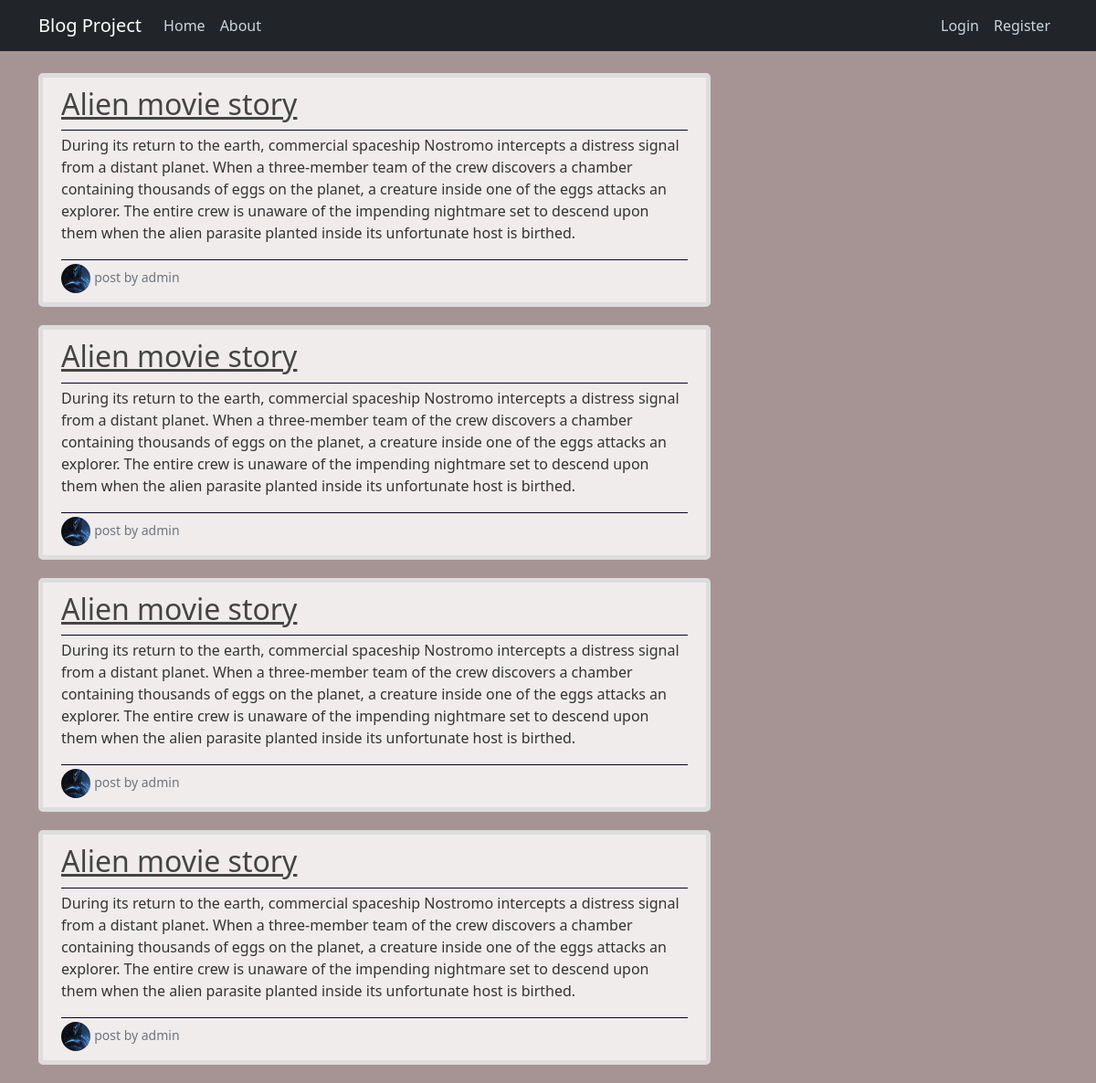
The app's page /, older data.
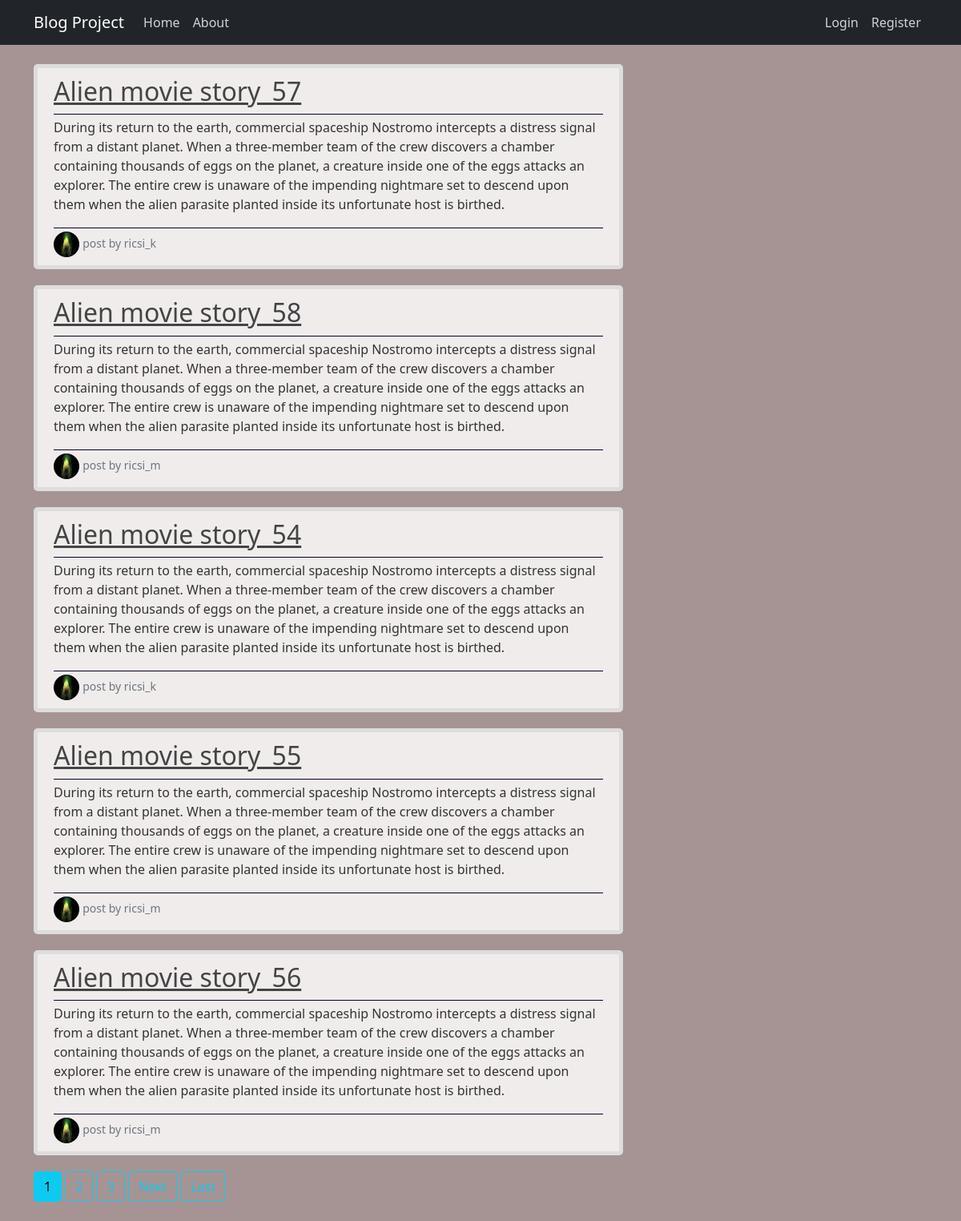
The same page, newer data.
### core_blog/models.py (models this page shows, shortened)
class PostModel(models.Model):
    title = models.CharField(max_length=100)
    content = models.TextField(max_length=4000)
    date_posted = models.DateTimeField(default=timezone.now) #referencia hivatkozás
    author = models.ForeignKey(User, on_delete=models.DO_NOTHING)
    class Meta:
        db_table = 'posts'

### user_registration/models.py (models this page shows, shortened)
class ProfileModel(models.Model):
    user = models.OneToOneField(User,on_delete=models.CASCADE)
    image = models.ImageField(default='profile_pics/default.jpg', upload_to='profile_pics')
    class Meta:
        db_table = 'profile'

### core_blog/views.py (the view)
# urls.py: path('', PostsListView.as_view(), name='index'),
class PostsListView(ListView):
    model = PostModel
    template_name = 'blog/index.html'
    context_object_name = 'posts'
    ordering = ['-date_posted']
    paginate_by = 5

### templates/blog/index.html (shortened to what this page needs)
{% extends 'base/base.html' %}
{% block content %}
    {% for post in posts%}
        <article class="media content-section">
            <div class="article-metadata">
                <h2><a href="{% url 'post-detail' post.id %}" class="article-title">{{ post.title }}</a></h2>
            </div>
            <div class="article-metadata">
                <p>{{ post.content }}</p>
            </div>
            <div>
                <img class="rounded-circle article-img" src="{{ post.author.profilemodel.image.url }}">
                <small class="text-muted"> post by {{ post.author }}</small>
            </div>
        </article>
    {% endfor %}
    {% if is_paginated %}
        {% for num in page_obj.paginator.page_range %}
            {% if page_obj.number == num %}
                <a class="btn btn-info mb-4" href="?page={{ num }}">{{num}}</a>
            {% elif num > page_obj.number|add:'-3' and num < page_obj.number|add:'3' %}
                <a class="btn btn-outline-info mb-4" href="?page={{ num }}">{{num}}</a>
            {% endif %}
        {% endfor %}
        {% if page_obj.has_next%}
            <a class="btn btn-outline-info mb-4" href="?page={{ page_obj.next_page_number }}">Next</a>
            <a class="btn btn-outline-info mb-4"  href="?page={{ page_obj.paginator.num_pages }}">Last</a>
        {% endif %}
    {% endif %}
{% endblock %}

Row changes from the older to the newer data that the page shows:
no longer on this page (row unchanged): PostModel: title "Alien movie story", content "During its return to the earth, commercial spaceship Nostromo intercepts a distress signal from a distant planet. When a three-member team of the crew discovers a chamber containing thousands of eggs on the planet, a creature inside one of the eggs attacks an explorer. The entire crew is unaware of the impending nightmare set to descend upon them when the alien parasite planted inside its unfortunate host is birthed.", author.profilemodel.image (picture), author "admin"
no longer on this page (row unchanged): PostModel: title "Alien movie story", content "During its return to the earth, commercial spaceship Nostromo intercepts a distress signal from a distant planet. When a three-member team of the crew discovers a chamber containing thousands of eggs on the planet, a creature inside one of the eggs attacks an explorer. The entire crew is unaware of the impending nightmare set to descend upon them when the alien parasite planted inside its unfortunate host is birthed.", author.profilemodel.image (picture), author "admin"
no longer on this page (row unchanged): PostModel: title "Alien movie story", content "During its return to the earth, commercial spaceship Nostromo intercepts a distress signal from a distant planet. When a three-member team of the crew discovers a chamber containing thousands of eggs on the planet, a creature inside one of the eggs attacks an explorer. The entire crew is unaware of the impending nightmare set to descend upon them when the alien parasite planted inside its unfortunate host is birthed.", author.profilemodel.image (picture), author "admin"
no longer on this page (row unchanged): PostModel: title "Alien movie story", content "During its return to the earth, commercial spaceship Nostromo intercepts a distress signal from a distant planet. When a three-member team of the crew discovers a chamber containing thousands of eggs on the planet, a creature inside one of the eggs attacks an explorer. The entire crew is unaware of the impending nightmare set to descend upon them when the alien parasite planted inside its unfortunate host is birthed.", author.profilemodel.image (picture), author "admin"
added PostModel: title "Alien movie story_57", content "During its return to the earth, commercial spaceship Nostromo intercepts a distress signal from a distant planet. When a three-member team of the crew discovers a chamber containing thousands of eggs on the planet, a creature inside one of the eggs attacks an explorer. The entire crew is unaware of the impending nightmare set to descend upon them when the alien parasite planted inside its unfortunate host is birthed.", author.profilemodel.image (placeholder picture), author "ricsi_k"
added PostModel: title "Alien movie story_58", content "During its return to the earth, commercial spaceship Nostromo intercepts a distress signal from a distant planet. When a three-member team of the crew discovers a chamber containing thousands of eggs on the planet, a creature inside one of the eggs attacks an explorer. The entire crew is unaware of the impending nightmare set to descend upon them when the alien parasite planted inside its unfortunate host is birthed.", author.profilemodel.image (placeholder picture), author "ricsi_m"
added PostModel: title "Alien movie story_54", content "During its return to the earth, commercial spaceship Nostromo intercepts a distress signal from a distant planet. When a three-member team of the crew discovers a chamber containing thousands of eggs on the planet, a creature inside one of the eggs attacks an explorer. The entire crew is unaware of the impending nightmare set to descend upon them when the alien parasite planted inside its unfortunate host is birthed.", author.profilemodel.image (placeholder picture), author "ricsi_k"
added PostModel: title "Alien movie story_55", content "During its return to the earth, commercial spaceship Nostromo intercepts a distress signal from a distant planet. When a three-member team of the crew discovers a chamber containing thousands of eggs on the planet, a creature inside one of the eggs attacks an explorer. The entire crew is unaware of the impending nightmare set to descend upon them when the alien parasite planted inside its unfortunate host is birthed.", author.profilemodel.image (placeholder picture), author "ricsi_m"
added PostModel: title "Alien movie story_56", content "During its return to the earth, commercial spaceship Nostromo intercepts a distress signal from a distant planet. When a three-member team of the crew discovers a chamber containing thousands of eggs on the planet, a creature inside one of the eggs attacks an explorer. The entire crew is unaware of the impending nightmare set to descend upon them when the alien parasite planted inside its unfortunate host is birthed.", author.profilemodel.image (placeholder picture), author "ricsi_m"
Text that changed along with them:
new list line: "1"
